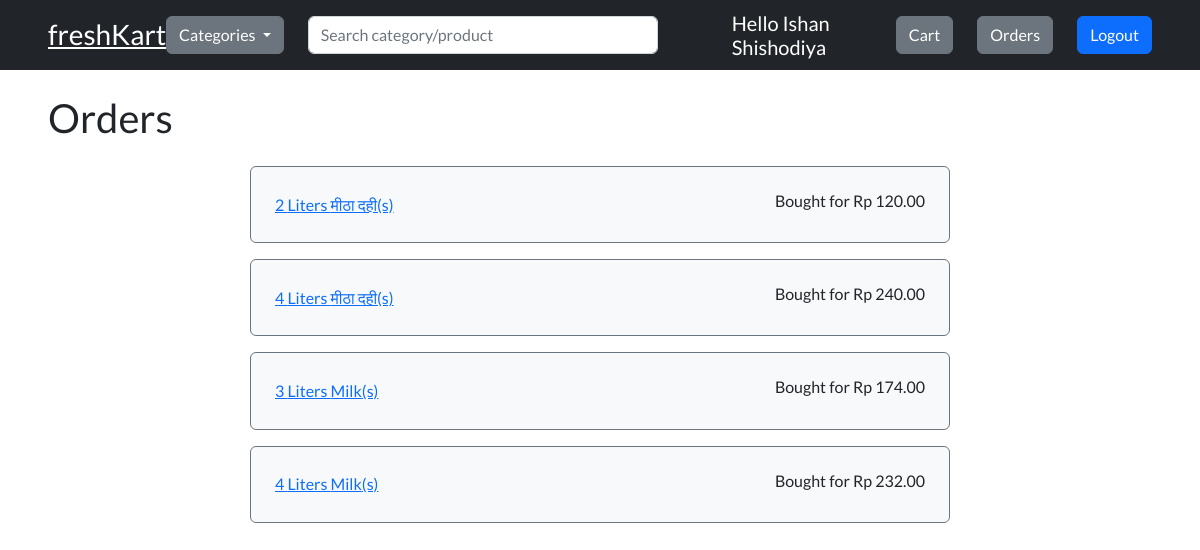
The app's page /orders/ (signed in) with its own data.
### models/product.py (models this page shows, shortened)
class Product(db.Model):
    id = db.Column(db.Integer, primary_key=True)
    name = db.Column(db.String(200), nullable=False)
    description = db.Column(db.String(200), nullable=False)
    image = db.Column(db.String(200), nullable=False)
    manufacture_date = db.Column(db.DateTime, nullable=False)
    expiry_date = db.Column(db.DateTime, nullable=False)
    stock = db.Column(db.Integer, nullable=False)
    sold = db.Column(db.Integer, default=0)
    price = db.Column(db.Numeric(precision=10, scale=2), nullable=False)
    rate = db.Column(db.Enum(ProductRateTypes), default=ProductRateTypes.RUPEES)
    category = db.Column(db.Integer, db.ForeignKey("category.id"), nullable=False)
    status = db.Column(db.Enum(ProductStatus), default=ProductStatus.AVAILABLE)
    created_at = db.Column(db.DateTime, default=datetime.utcnow())
    updated_at = db.Column(
        db.DateTime, default=datetime.utcnow(), onupdate=datetime.utcnow()
    )

### models/order.py (models this page shows, shortened)
class Order(db.Model):
    id = db.Column(db.Integer, primary_key=True)
    user_id = db.Column(db.Integer, db.ForeignKey("user.id"), nullable=False)
    product_id = db.Column(db.Integer, db.ForeignKey("product.id"), nullable=False)
    quantity = db.Column(db.Integer)
    unit = db.Column(db.Enum(UnitTypes), default=UnitTypes.UNITS)
    total_price = db.Column(db.Numeric(precision=10, scale=2), nullable=False)
    created_at = db.Column(db.DateTime, default=datetime.utcnow())
    updated_at = db.Column(
        db.DateTime, default=datetime.utcnow(), onupdate=datetime.utcnow()
    )

### routes/orders.py (the view)
@order_bp.route("/", methods=["GET"])
def get_cart():
    return order_get_controller(request=request)

### app.py (called while the page is built)
@app.context_processor
def inject_variable():
    user_is_logged_in = "id" in session
    user_is_admin = False
    categories_list = Category.query.order_by(Category.name.asc()).all()
    rates_list = [rate_type for rate_type in ProductRateTypes]
    if "role" in session and session["role"] == "ADMIN":
        user_is_admin = True
    return {
        "user_is_logged_in": user_is_logged_in,
        "user_is_admin": user_is_admin,
        "categories_list": categories_list,
        "session": session,
        "rates_list": rates_list,
    }

### templates/order.html (shortened to what this page needs)
{% extends "./layouts/base.html" %}
{% block body %}
<main>
    <div class="d-flex justify-content-between align-items-center px-5">
        <h1 class="mb-4">Orders</h1>
    </div>
    {% if orders_list|length > 0 %}
    {% for order in orders_list %}
    {% set product_name, product_id, index = order["product_name"], order["product_id"], loop.index %}
    <div class="rounded d-flex justify-content-between align-items-center bg-light p-4 mb-3 border border-secondary"
        style="max-width: 700px; margin: 0 auto;">
        <a style="width: 200px;" href="/product/{{order['product_id']}}">{{order.quantity}} {{order.unit_type}} {{
            product_name }}(s)</a>
        <h6>Bought for Rp {{order.total_price}}</h6>
    </div>
    {% endfor %}
    {% endif %}
</main>
{% endblock %}

### static/css/style.css (style rules this page uses)
body { font-family: "Lato", sans-serif; overflow-x: hidden; }

### records on screen
Product: quantity "2", unit_type "Liters", name "मीठा दही", total_price "120.00", quantity "4", total_price "240.00"
Product: quantity "3", unit_type "Liters", name "Milk", total_price "174.00", quantity "4", total_price "232.00"

### other values on screen
{{ session.name }} "Ishan Shishodiya"
